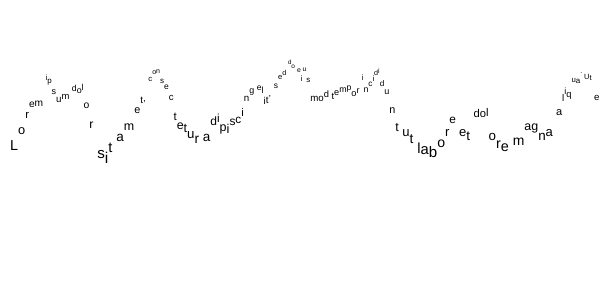
Frame 1 (no input)
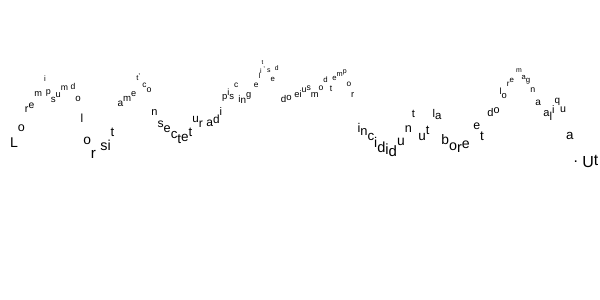
Frame 60 (no input)
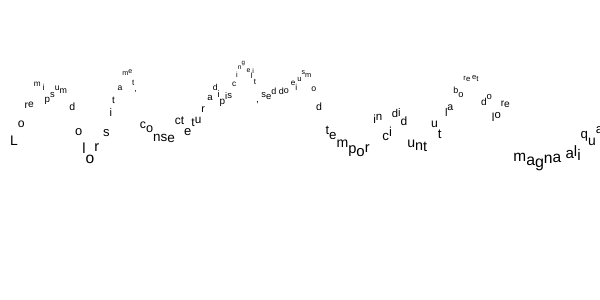
Frame 120 (the mouse pressed at the canvas centre since frame 60)

The p5.js sketch that drew these frames (run headless with seeded random() and noise() and a simulated clock; from frame 60 on, the mouse is pressed at the canvas centre):

// p5.js sketch
// ── sketch.js
// noise-driven character cloud — each glyph drifts vertically per-frame

const s = 'Lorem ipsum dolor sit amet, consectetur adipiscing elit, sed do eiusmod tempor incididunt ut labore et dolore magna aliqua. Ut enim ad minim veniam, quis nostrud exercitation ullamco laboris nisi ut aliquip ex ea commodo consequat.';
let t = 0.1;

function setup() {
  createCanvas(600, 300);
  fill(0);
}

function draw() {
  background(255);
  t += 0.0002;
  if (t > 1) t = 0;

  let x = 10;
  for (let i = 0; i < s.length; i++) {
    const ts = 24 * noise(t * (i + 1));
    textSize(ts);
    const c = s.charAt(i);
    text(c, x, 250 * noise(t * (i + 1)));
    x += textWidth(c);
  }
}
